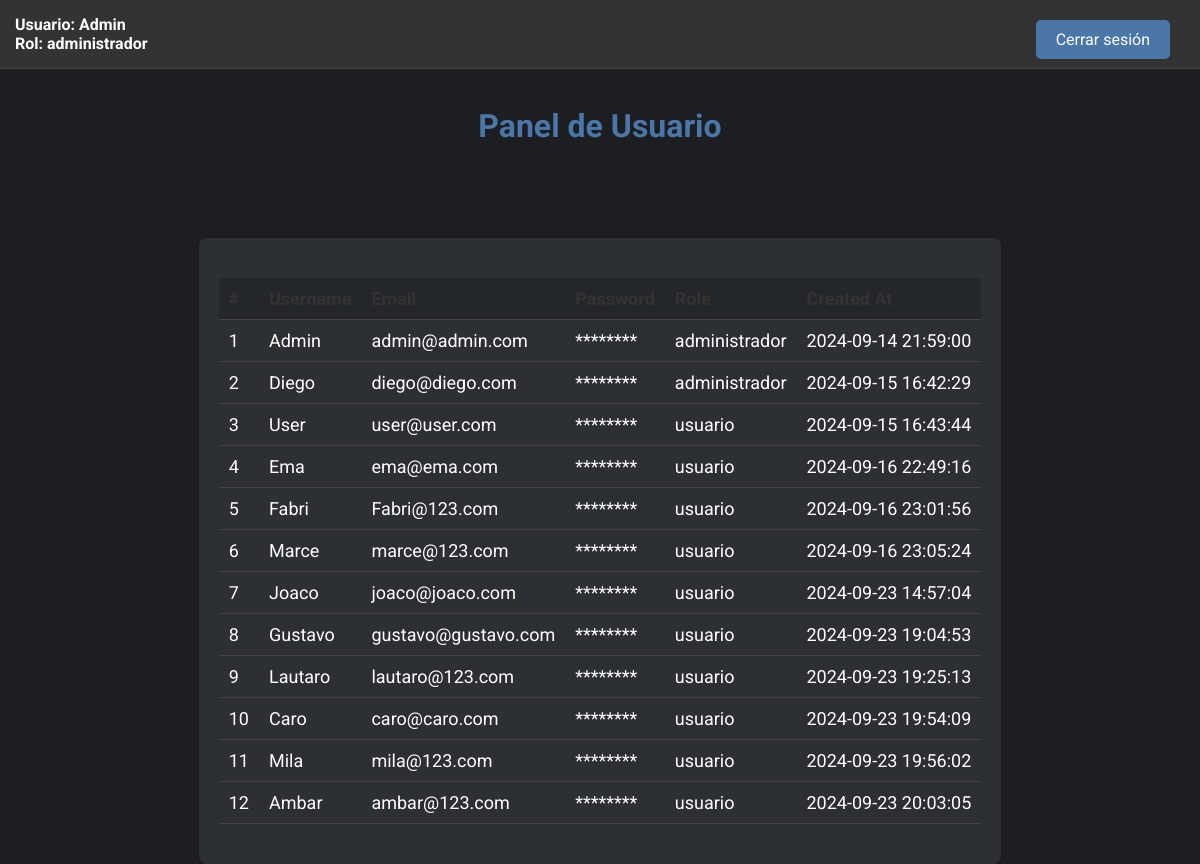
The page /dashboard.php (signed in) on the database as committed earlier.
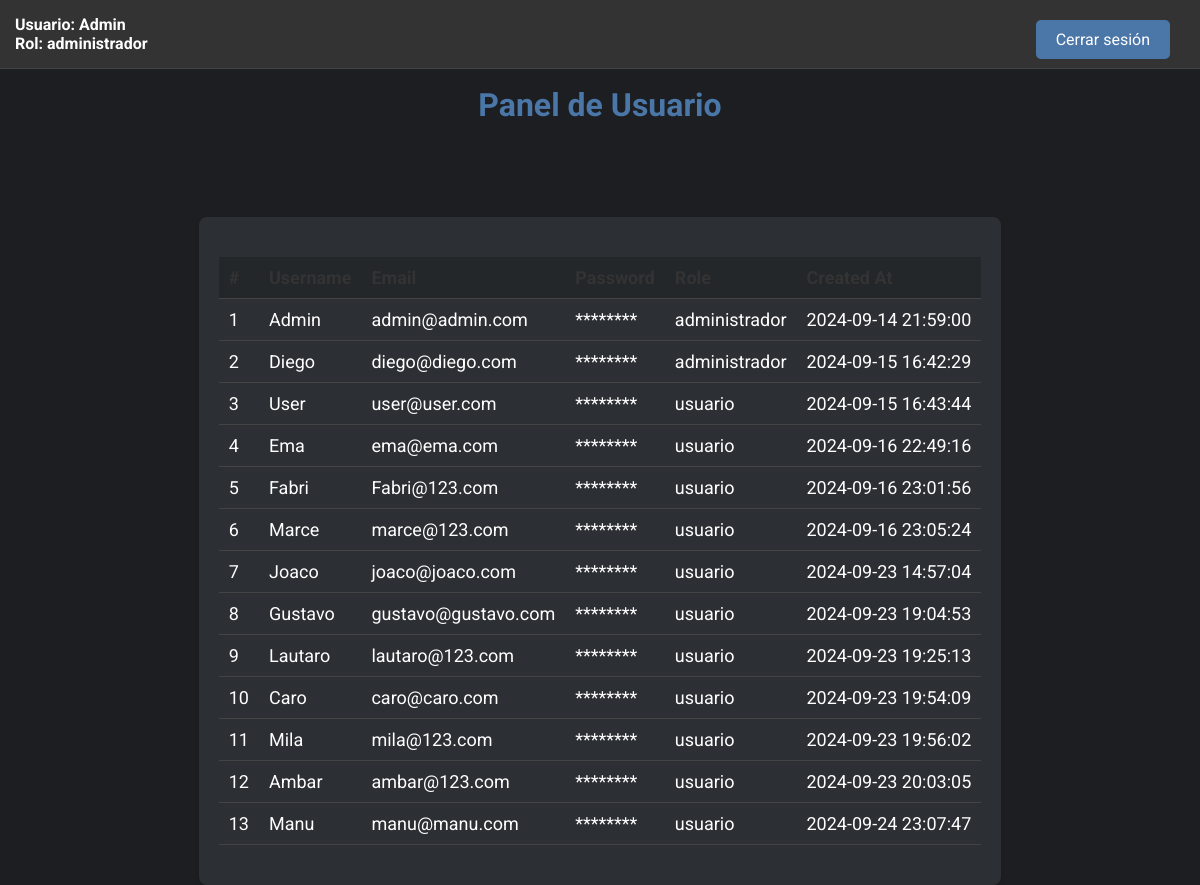
The same page on the database as committed later.
### tables this page shows
CREATE TABLE `users` (
  `id` int(11) NOT NULL,
  `username` varchar(50) NOT NULL,
  `email` varchar(100) NOT NULL,
  `password` varchar(255) NOT NULL,
  `role` enum('usuario','administrador') DEFAULT 'usuario',
  `created_at` timestamp NOT NULL DEFAULT current_timestamp(),
  `is_active` tinyint(1) DEFAULT 1,
  `failed_attempts` int(11) DEFAULT 0,
  `last_attempt` timestamp NULL DEFAULT NULL,
  `security_question_1` varchar(255) DEFAULT NULL,
  `security_question_2` varchar(255) DEFAULT NULL,
  `security_question_3` varchar(255) DEFAULT NULL
);

### dashboard.php (the view, shortened to what this page needs)
<?php
$isAdmin = $_SESSION['role'] === 'administrador';
$isUser = $_SESSION['role'] === 'usuario';
?>
<!DOCTYPE html>
<html lang="es">
<head>
    <link rel="stylesheet" href="styles.css">
</head>
<body>
    <div class="header">
        <div class="user-info">
            Usuario: <?php echo htmlspecialchars($_SESSION['username']); ?><br>
            Rol: <?php echo htmlspecialchars($_SESSION['role']); ?>
        </div>
        <div class="buttons">
            <a href="logout.php">Cerrar sesión</a>
        </div>
    </div>
    <div class="container">
        <div class="content">
            <h1>Panel de Usuario</h1>
            <div class="table-container">
                <table>
                    <thead>
                        <tr>
                            <?php if ($isAdmin): ?>
                                <th>#</th>
                                <th>Username</th>
                                <th>Email</th>
                                <th>Password</th>
                                <th>Role</th>
                                <th>Created At</th>
                            <?php elseif ($isUser): ?>
                                <th>#</th>
                                <th>Email</th>
                                <th>Password</th>
                            <?php endif; ?>
                        </tr>
                    </thead>
                    <tbody>
                        <?php
                        include 'db.php';
                        try {
                            if ($isAdmin) {
                                $stmt = $pdo->query("SELECT id, username, email, password, role, created_at FROM users");
                            } elseif ($isUser) {
                                $stmt = $pdo->query("SELECT id, email, password FROM users");
                            }
                            while ($row = $stmt->fetch(PDO::FETCH_ASSOC)) {
                                echo '<tr>';
                                echo '<td>' . htmlspecialchars($row['id']) . '</td>';
                                if ($isAdmin) {
                                    echo '<td>' . htmlspecialchars($row['username']) . '</td>';
                                }
                                echo '<td>' . htmlspecialchars($row['email']) . '</td>';
                                echo '<td>********</td>';
                                if ($isAdmin) {
                                    echo '<td>' . htmlspecialchars($row['role']) . '</td>';
                                    echo '<td>' . htmlspecialchars($row['created_at']) . '</td>';
                                }
                                echo '</tr>';
                            }
                        } catch (PDOException $e) {
                            echo 'Error: ' . $e->getMessage();
                        }
                        ?>
                    </tbody>
                </table>
            </div>
        </div>
    </div>
</body>
</html>

Rows that differ between the two databases and show on the page:
added users: id "13", username "Manu", email "manu@manu.com", role "usuario", created_at "2024-09-24 23:07:47"
